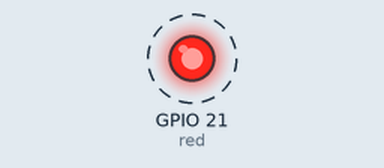
Simulated run of this program. Board: Raspberry Pi (BCM pin numbers). Shown: output pins drawn as LEDs (lit = HIGH). Dashed ring = blinking. What the program prints to the terminal is not drawn. At 10.0 s the program stops and its outputs stay as they are.

Above: at 0.2 s.
Timing chart, 0 to 3.0 s (numbered marks = the images above):
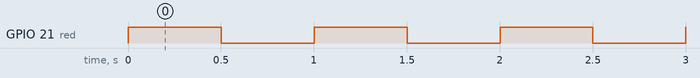

Measured:
- by itself, GPIO 21 (red): alternates HIGH for 0.50 s and LOW for 0.50 s, 19 changes in all, then stays LOW

The program:

gpiozero_LED_blink_10_times.py
```python
#!/usr/bin/python3
from gpiozero import LED
from signal import pause

red = LED(pin=21, active_high=True, initial_value=False)

def release_gpio_pins():
	red.close()
	exit()

def main():
	print("Press Crtl-C to stop the program.")
	try:
		# Blink 10 times, once every 0.5 seconds, then stop.
		red.blink(on_time=0.5, off_time=0.5, n=10, background=True)
		pause()
	except KeyboardInterrupt:
		print("Stopping program.\n")
		release_gpio_pins()

if __name__ == '__main__':
	main()
```
